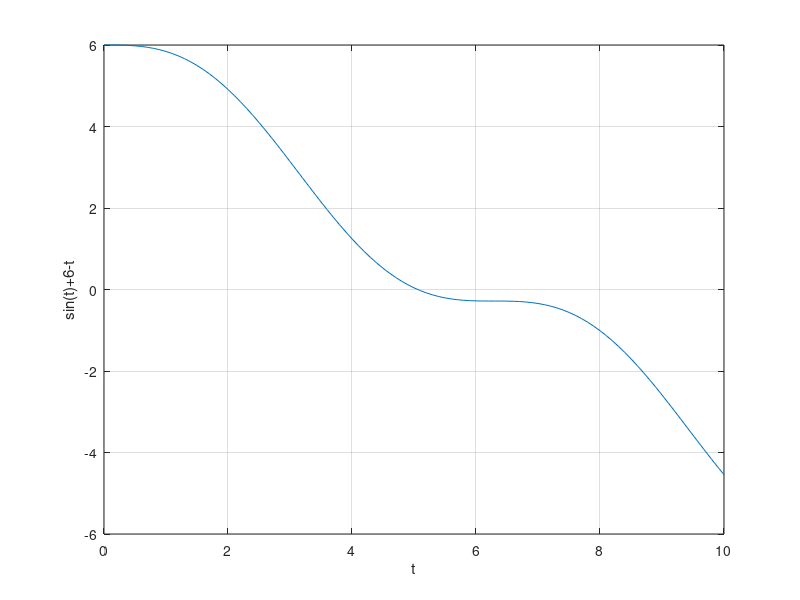

This chart was generated by the following MATLAB code:
% Harilik iteratsioonimeetod
% Algne funktsioon: x = sin(x) + 6
clear
t = 0:0.1:10;
plot (t, sin(t)+6-t);
xlabel ("t");
ylabel ("sin(t)+6-t");
grid on
g = @(x)sin(x)+6;
% Otsime lähendit, kust funktisoon lõikab y=0 telge
x = 5;
% x-st erinev arv
xvana = 1;
k=0;
while abs(x-xvana)/abs(x) >= 1e-4
  xvana=x;
  x=g(x);
  k=k+1;
end
x
k